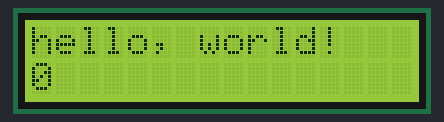
Recording of a sketch running on a simulated Arduino Uno, built with avr-gcc and run on an emulated ATmega328P. Parts: 16×2 character LCD.

Above: at 0.21 s.
At 5.01 s:
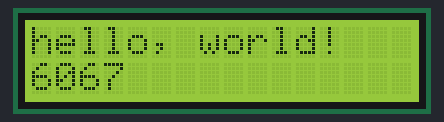
At 10.11 s:
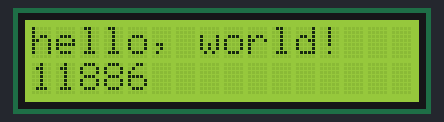
At 20.02 s:
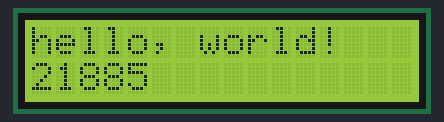
At 29.92 s:
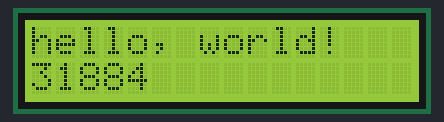
At 39.84 s:
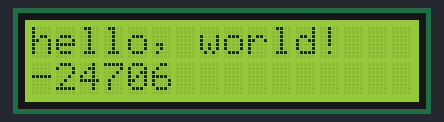

The sketch:

LCD.ino
```cpp
#include <LiquidCrystal.h>

LiquidCrystal lcd(12, 11, 5, 4, 3, 2);

int count = 0;

void setup() {

  lcd.begin(16, 2);
  lcd.print("hello, world!");
}

void loop() {
  lcd.setCursor(0, 1);
  lcd.print(count);
  count += 1;
}
```
